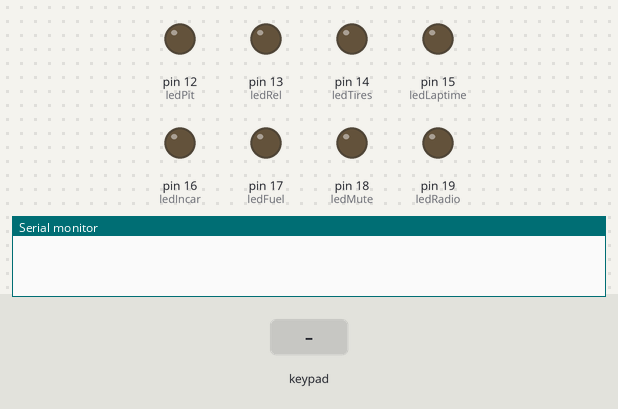
The sketch below on a simulated Arduino Uno, built with avr-gcc and run on an emulated ATmega328P. On the bench: output pins drawn as LEDs (lit = HIGH), the last lines printed to the serial monitor. Inputs (shaded band) come from the test bench.

Above: at 3.2 s.
3.3 s: keypad keys 2 3 4 5 6 7 pressed 0.4 s apart
At 5.9 s:
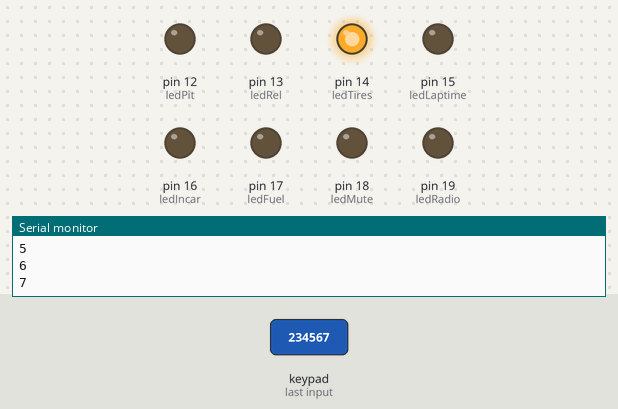
8.7 s: key '1' pressed
At 9.6 s:
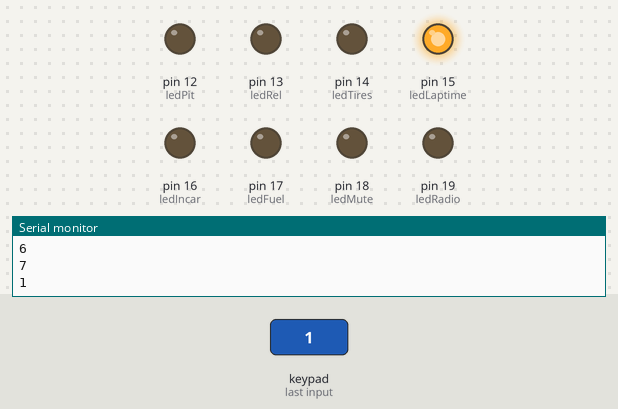
10.2 s: key '2' pressed
At 10.8 s:
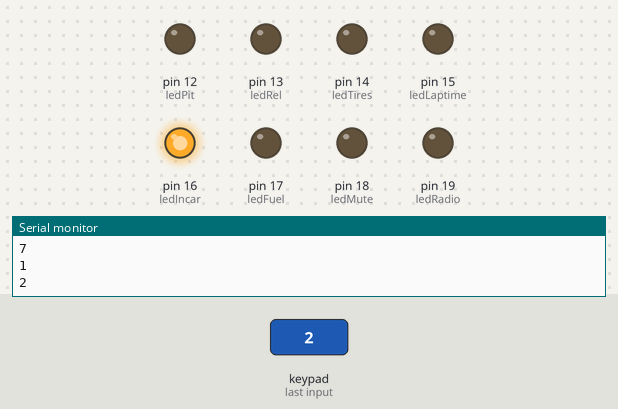
11.7 s: keypad keys 2 3 4 5 6 7 D pressed 0.4 s apart
At 12.7 s:
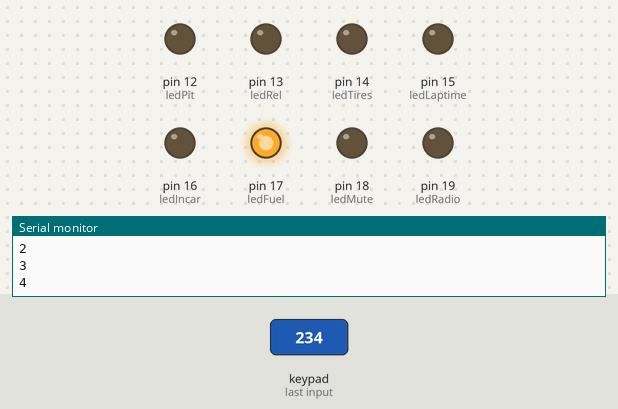
Timing chart, 0 to 15.2 s (numbered marks = the images above; inputs shaded):
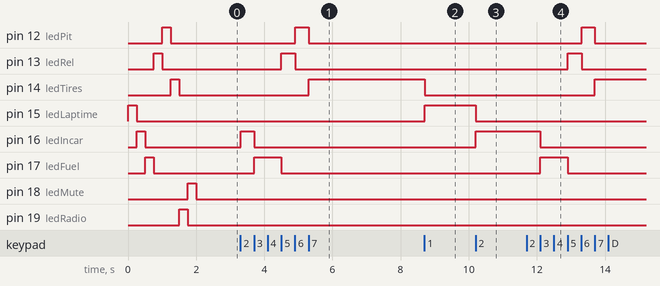

The sketch:

Button_Box.ino.ino
```cpp
#include <Keypad.h>

/*
 * SOFTWARE REQUIREMENTS
 *
 * Black Boxes need to be set in app.ini before sim launch via the software
 * values to edit:
 * [Drive Screen]
 * blackBox=2
 * [Main Screen]
 * blackBox=0
 *
 * Use Powershell.ps1 script for folder location. (or equivilent VS coding) EG:
 * include .\Powershell.ps1
 * $mydocs = $(Get-SpecialFolders).mydocuments
 * $inifile = $mydocs + "\iracing\app.ini"
 *
 * iracing SDK VARIABLES TO PARSE:
 * IsInGarage     bool
 * IsOnTrack      bool
 * IsOnTrackCar   bool
 * EnterExitReset where 0 = enter, 1 = Exit, 2 = Reset
 *
 * currentBB = cBBnone;
 * Switch (EnterExitReset) {
 *    case 0:
 *
 *    break;
 * }
 */

// Debugging Variables
String currentBB;

// are we in the car or not
boolean IsInCar = false;
// pause between startup flash
const int pause = 250;
// Sets the Mute LED blink rate
const long muteBlink = 500;
// Mute button state
int muteState;
// Previous time
unsigned long previousMillis = 0;
int muteLedstate = LOW;

// LED Pins
const int ledFuel = 17;
const int ledIncar = 16;
const int ledLaptime = 15;
const int ledPit = 12;
const int ledRel = 13;
const int ledTires = 14;
const int ledRadio = 19;
const int ledMute = 18;

// Keypad outputs
const char BBfuel = '3';
const char BBincar = '2';
const char BBlaptime = '1';
const char BBpit = '6';
const char BBrel = '5';
const char BBtires = '7';
const char BBradio = 'J';
const char delta = '4';
const char BBnext = 'C';
const char BBprev = '8';
const char chatOK = 'E';
const char chatPassLaft = '9';
const char chatPassRight = 'A';
const char chatQuit = 'L';
const char chatShutUp = 'H';
const char cahtSorry = 'M';
const char chatThanks = 'I';
const char chatURwelcome = 'D';
const char mark = 'G';
const char reset = 'O';
const char record = 'K';
const char chatMute = 'N';
const char radioNext = 'B';
const char radioPrev = 'F';

// Black Box Numbers for switch statement
const int cBBNone = 0;
const int cBBLaptime = 1;
const int cBBStandings = 2;
const int cBBRelative = 3;
const int cBBFuel = 4;
const int cBBTires = 5;
const int cBBTireInfo = 6;
const int cBBPitStop = 7;
const int cBBInCar = 8;
const int cBBGraphics = 9;
const int cBBRadio = 10;

const byte ROWS = 6; // Four rows  //24 Buttons
const byte COLS = 4; // six columns
// Define the Keymap
char hexaKeys[ROWS][COLS] = {
      {'1','2','3','4'}, //Button connnected to PIN 2 ORANGE
      {'5','6','7','8'}, //Button connnected to PIN 3 BLUE
      {'9','A','B','C'}, //Button connnected to PIN 4 Orange
      {'D','E','F','G'}, //Button connnected to PIN 5 YELLOW
      {'H','I','J','K'}, //Button connnected to PIN 6 BROWN
      {'L','M','N','O'}, //Button connnected to PIN 7 WHITE

//PIN:  8   9  10   11
//PIN:  WHITE YELLOW BROWN  GREEN

};
// Connect keypad ROW0, ROW1, ROW2 and ROW3 to these Arduino pins.
byte rowPins[ROWS] = {2, 3, 4, 5, 6, 7};
// Connect keypad COL0, COL1 and COL2 to these Arduino pins.
byte colPins[COLS] = {8, 9, 10, 11};

// Create the Keypad
Keypad customKeypad = Keypad( makeKeymap(hexaKeys), rowPins, colPins, ROWS, COLS );

void setup() {
Serial.begin(9600);
pinMode(ledRadio, OUTPUT);
pinMode(ledTires, OUTPUT);
pinMode(ledRel, OUTPUT);
pinMode(ledPit, OUTPUT);
pinMode(ledFuel, OUTPUT);
pinMode(ledIncar, OUTPUT);
pinMode(ledLaptime, OUTPUT);
pinMode(ledMute, OUTPUT);

// Startup test
digitalWrite(ledLaptime, HIGH);
delay(pause);
digitalWrite(ledLaptime, LOW);
digitalWrite(ledIncar, HIGH);
delay(pause);
digitalWrite(ledIncar, LOW);
digitalWrite(ledFuel, HIGH);
delay(pause);
digitalWrite(ledFuel, LOW);
digitalWrite(ledRel, HIGH);
delay(pause);
digitalWrite(ledRel, LOW);
digitalWrite(ledPit, HIGH);
delay(pause);
digitalWrite(ledPit, LOW);
digitalWrite(ledTires, HIGH);
delay(pause);
digitalWrite(ledTires, LOW);
digitalWrite(ledRadio, HIGH);
delay(pause);
digitalWrite(ledRadio, LOW);
digitalWrite(ledMute, HIGH);
delay(pause);
digitalWrite(ledMute, LOW);
}

void allLedsOff() {
  digitalWrite(ledRadio, LOW);
  digitalWrite(ledTires, LOW);
  digitalWrite(ledRel, LOW);
  digitalWrite(ledPit, LOW);
  digitalWrite(ledFuel, LOW);
  digitalWrite(ledIncar, LOW);
  digitalWrite(ledLaptime, LOW);
}

void loop() {
 // read the state of the pushbutton value
char key = customKeypad.getKey();
if (key != NO_KEY){
  switch(key) {
    Serial.println(key);
    case BBradio:
      allLedsOff();
      digitalWrite(ledRadio, HIGH);
      currentBB = "Radio";
    break;
    case BBtires:
      allLedsOff();
      digitalWrite(ledTires, HIGH);
      currentBB = "Tires";
    break;
    case BBrel:
      allLedsOff();
      digitalWrite(ledRel, HIGH);
      currentBB = "Relative";
    break;
    case BBpit:
      allLedsOff();
      digitalWrite(ledPit, HIGH);
      currentBB = "Pit Stop Adjustments";
    break;
    case BBfuel:
      allLedsOff();
      digitalWrite(ledFuel, HIGH);
      currentBB = "Fuel";
    break;
    case BBincar:
      allLedsOff();
      digitalWrite(ledIncar, HIGH);
      currentBB = "In-car Adjustments";
    break;
    case BBlaptime:
      allLedsOff();
      digitalWrite(ledLaptime, HIGH);
      currentBB = "Lap time";
    break;
    case chatMute:
      if (muteState == 0) {
        muteState = 1;
      } else {
        muteState = 0;
      }
     break;
  }
  Serial.println(key);
  }

if (muteState == 1) {
unsigned long currentMillis = millis();
if (currentMillis - previousMillis >= muteBlink) {
    previousMillis = currentMillis;
    if (muteLedstate == LOW) {
      muteLedstate = HIGH;
    } else {
      muteLedstate = LOW;
    }
//      digitalWrite(ledMute, HIGH);
//    delay(250);
 //   digitalWrite(ledMute, LOW);
  }
} else {
 //   digitalWrite(ledMute, LOW);
    muteLedstate = LOW;
  }
digitalWrite(ledMute, muteLedstate);
Serial.flush();
}
```

Measured:
- after the input at 3.3 s, pin 12 (ledPit): LOW → HIGH after 1.6 s, → LOW 0.40 s later; pin 13 (ledRel): LOW → HIGH after 1.2 s, → LOW 0.40 s later; pin 14 (ledTires): LOW → HIGH after 2.0 s; pin 16 (ledIncar): LOW → HIGH at once, → LOW 0.40 s later; pin 17 (ledFuel): LOW → HIGH after 0.41 s, → LOW 0.80 s later
- after the input at 8.7 s, pin 14 (ledTires): HIGH → LOW at once; pin 15 (ledLaptime): LOW → HIGH at once
- after the input at 10.2 s, pin 15 (ledLaptime): HIGH → LOW at once; pin 16 (ledIncar): LOW → HIGH at once
- after the input at 11.7 s, pin 12 (ledPit): LOW → HIGH after 1.6 s, → LOW 0.39 s later; pin 13 (ledRel): LOW → HIGH after 1.2 s, → LOW 0.40 s later; pin 14 (ledTires): LOW → HIGH after 2.0 s; pin 16 (ledIncar): HIGH → LOW after 0.40 s; pin 17 (ledFuel): LOW → HIGH after 0.40 s, → LOW 0.81 s later
